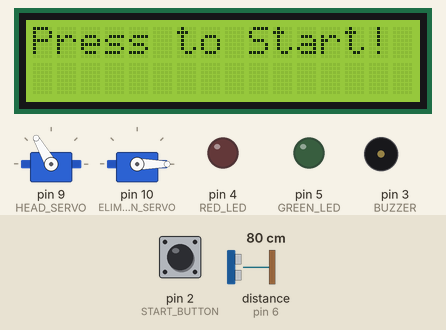
Simulated run of this sketch. Board: Arduino Uno, built with avr-gcc and run on an emulated ATmega328P. Shown: 2 × servo, 16×2 character LCD, output pins drawn as LEDs (lit = HIGH), buzzer (waves = sounding). The inputs (shaded band) are chosen by the test bench; at power-on: pin 2 (START_BUTTON) HIGH, distance to the obstacle (sensor on pin 6) 80 cm. The echo pulse lasts 58.3 µs per cm; random numbers use the default seed unless the sketch sets one; pins used as bus, display or sensor lines are not drawn.

Above: at 1.2 s.
1.3 s: pin 2 (START_BUTTON) pulled LOW for 0.15 s
At 3.1 s:
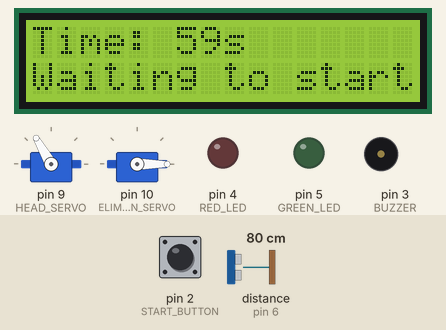
4.4 s: distance to the obstacle (sensor on pin 6) set to 5 cm
At 7.23 s:
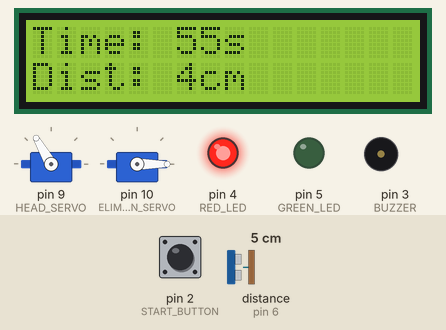
7.4 s: distance to the obstacle (sensor on pin 6) set to 2 cm
At 9.4 s:
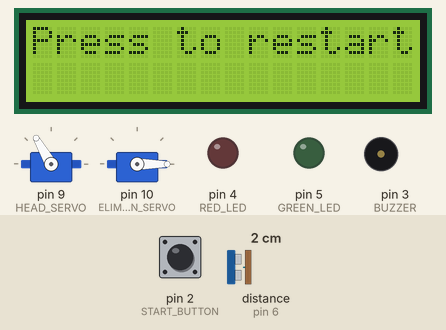
9.7 s: pin 2 (START_BUTTON) pulled LOW for 1 s
At 10.2 s:
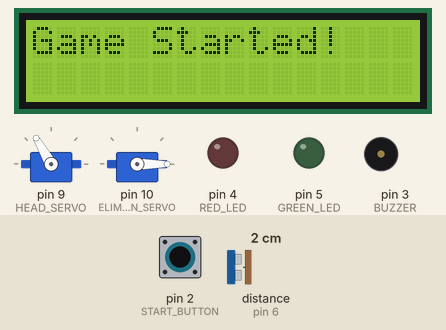
13.3 s: pin 2 (START_BUTTON) pulled LOW for 3.2 s
At 19.19 s:
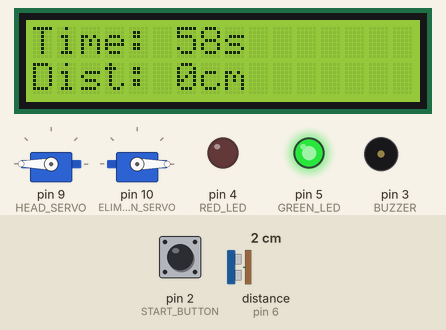
19.5 s: distance to the obstacle (sensor on pin 6) set to 4 cm
At 23.2 s:
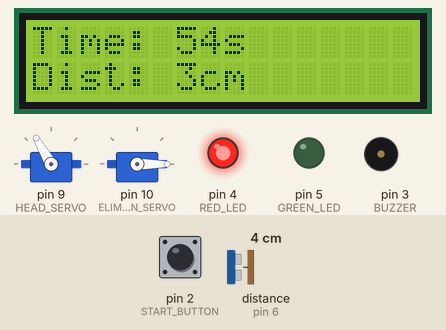
Timing chart, 0 to 23.5 s (numbered marks = the images above; inputs shaded):
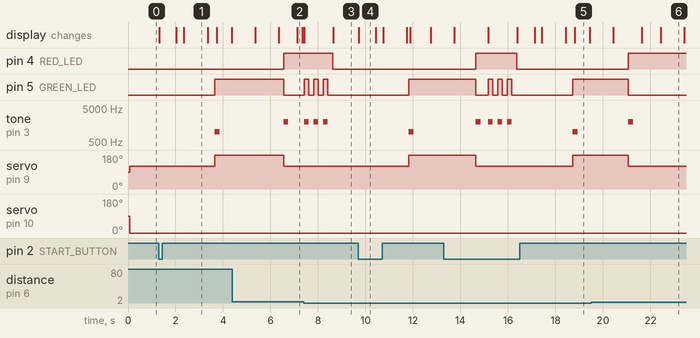

The sketch:

sensorproj.ino
```cpp
#include <Servo.h>
#include <Wire.h>
#include <LiquidCrystal_I2C.h>

// Pin Definitions
#define TRIGGER_PIN 7
#define ECHO_PIN 6
#define RED_LED 4
#define GREEN_LED 5
#define BUZZER 3
#define START_BUTTON 2
#define HEAD_SERVO 9
#define ELIMINATION_SERVO 10

// I2C LCD
LiquidCrystal_I2C lcd(0x27, 16, 2);

// Servo objects
Servo headServo;
Servo eliminationServo;

// Game variables
unsigned long gameStartTime;
unsigned long lastStateChange;
bool isGameRunning = false;
bool isGreenLight = false;
bool hasFirstGreenOccurred = false;  // New flag for first green light
int previousDistance = 0;
int currentDistance = 0;

void setup() {
    // Initialize pins
    pinMode(TRIGGER_PIN, OUTPUT);
    pinMode(ECHO_PIN, INPUT);
    pinMode(RED_LED, OUTPUT);
    pinMode(GREEN_LED, OUTPUT);
    pinMode(BUZZER, OUTPUT);
    pinMode(START_BUTTON, INPUT_PULLUP);

    // Initialize servos
    headServo.attach(HEAD_SERVO);
    eliminationServo.attach(ELIMINATION_SERVO);

    // Initialize LCD
    Wire.begin();
    lcd.init();
    lcd.backlight();
    lcd.print("Press to Start!");

    // Set initial positions
    headServo.write(120);
    eliminationServo.write(0);
}

void loop() {
    if (!isGameRunning && digitalRead(START_BUTTON) == LOW) {
        startGame();
        delay(200);
    }

    if (isGameRunning) {
        // Update timer
        int timeLeft = 60 - ((millis() - gameStartTime) / 1000);

        // Display time and distance
        lcd.clear();
        lcd.print("Time: ");
        lcd.print(timeLeft);
        lcd.print("s");
        lcd.setCursor(0, 1);

        // Only show distance after first green light
        if (hasFirstGreenOccurred) {
            lcd.print("Dist: ");
            lcd.print(currentDistance);
            lcd.print("cm");
        } else {
            lcd.print("Waiting to start");
        }

        // Check if time's up
        if (timeLeft <= 0) {
            endGame("Time's up!");
            eliminationServo.write(180);
            delay(10);
            eliminationServo.write(0);
            return;
        }

        // Change light state every 2-5 seconds
        if (millis() - lastStateChange > random(2000, 5000)) {
            changeLightState();
        }

        // Only measure distance and check movement during red light and after first green
        if (!isGreenLight && hasFirstGreenOccurred) {
            currentDistance = getDistance();

            // Only check for movement if we have valid readings
            if (currentDistance > 0 && currentDistance < 400) {
                // Check for victory (within 5cm of sensor)
                if (currentDistance < 3) {
                    victory();
                    return;
                }

                // Detect significant movement during red light
                if (previousDistance > 0 && abs(currentDistance - previousDistance) > 4) {
                    // double check
                    int confirmDistance = getDistance();
                    if (abs(confirmDistance - previousDistance) > 4) {
                        endGame("Movement detected!");
                        return;
                    }
                }
                previousDistance = currentDistance;
            }
        }

        delay(50);
    }
}

int getDistance() {
    digitalWrite(TRIGGER_PIN, LOW);
    delayMicroseconds(2);
    digitalWrite(TRIGGER_PIN, HIGH);
    delayMicroseconds(10);
    digitalWrite(TRIGGER_PIN, LOW);

    long duration = pulseIn(ECHO_PIN, HIGH, 23529);
    int distance = duration * 0.034 / 2;

    if (distance > 400 || distance < 0) {
        return previousDistance;
    }
    return distance;
}

void startGame() {
    isGameRunning = true;
    isGreenLight = false;
    hasFirstGreenOccurred = false;  // Reset first green light flag
    gameStartTime = millis();
    lastStateChange = millis();
    currentDistance = 0;
    previousDistance = 0;

    headServo.write(120);
    eliminationServo.write(0);

    lcd.clear();
    lcd.print("Game Started!");
    delay(500);
}

void changeLightState() {
    isGreenLight = !isGreenLight;
    lastStateChange = millis();

    if (isGreenLight) {
        headServo.write(180);
        digitalWrite(GREEN_LED, HIGH);
        digitalWrite(RED_LED, LOW);
        tone(BUZZER, 1000, 200);
        currentDistance = 0;
        previousDistance = 0;
        hasFirstGreenOccurred = true;  // Set flag when first green light occurs
    } else {
        headServo.write(120);
        digitalWrite(RED_LED, HIGH);
        digitalWrite(GREEN_LED, LOW);
        tone(BUZZER, 2000, 200);
        delay(500);

        // Only establish baseline if first green has occurred
        if (hasFirstGreenOccurred) {
            currentDistance = getDistance();
            previousDistance = currentDistance;
        }
    }
}

void endGame(const char* reason) {
    isGameRunning = false;

    // Eliminate player
    eliminationServo.write(180);

    // Display message
    lcd.clear();
    lcd.print("Game Over!");
    lcd.setCursor(0, 1);
    lcd.print(reason);

    // Sound and lights
    digitalWrite(RED_LED, HIGH);
    tone(BUZZER, 500, 1000);

    delay(2000);

    // Reset everything
    eliminationServo.write(0);
    digitalWrite(RED_LED, LOW);
    digitalWrite(GREEN_LED, LOW);
    noTone(BUZZER);

    lcd.clear();
    lcd.print("Press to restart");
}

void victory() {
    isGameRunning = false;

    lcd.clear();
    lcd.print("Victory!");

    // Victory celebration
    for (int i = 0; i < 3; i++) {
        digitalWrite(GREEN_LED, HIGH);
        tone(BUZZER, 2000);
        delay(200);
        digitalWrite(GREEN_LED, LOW);
        noTone(BUZZER);
        delay(200);
    }
    digitalWrite(RED_LED, LOW);
    digitalWrite(GREEN_LED, LOW);
    lcd.clear();
    lcd.print("Press to restart");
}
```

Measured:
- the behaviour switches between 4 and 3 cm on distance to the obstacle (sensor on pin 6) (found by bisection; images 2 and 3)
- after the input at 1.3 s, pin 5 (GREEN_LED): LOW → HIGH after 2.4 s; tone on pin 3 (BUZZER): silent → 1000 Hz after 2.4 s, → silent 0.20 s later; servo on pin 9 (HEAD_SERVO): 120° → 180° after 2.4 s; the display: first changes at once (image 1 shows a later state)
- after the input at 9.7 s, pin 5 (GREEN_LED): LOW → HIGH after 2.1 s; tone on pin 3 (BUZZER): silent → 1000 Hz after 2.1 s, → silent 0.20 s later; servo on pin 9 (HEAD_SERVO): 120° → 180° after 2.1 s; the display: changes at once (image 4)
- what the display in image 4 shows lasts 0.7 s, from 9.7 s to 10.4 s
- what the display in image 5 shows lasts 0.6 s, from 18.8 s to 19.4 s
- what the display in image 6 shows lasts 1.0 s, from 22.4 s to 23.4 s
